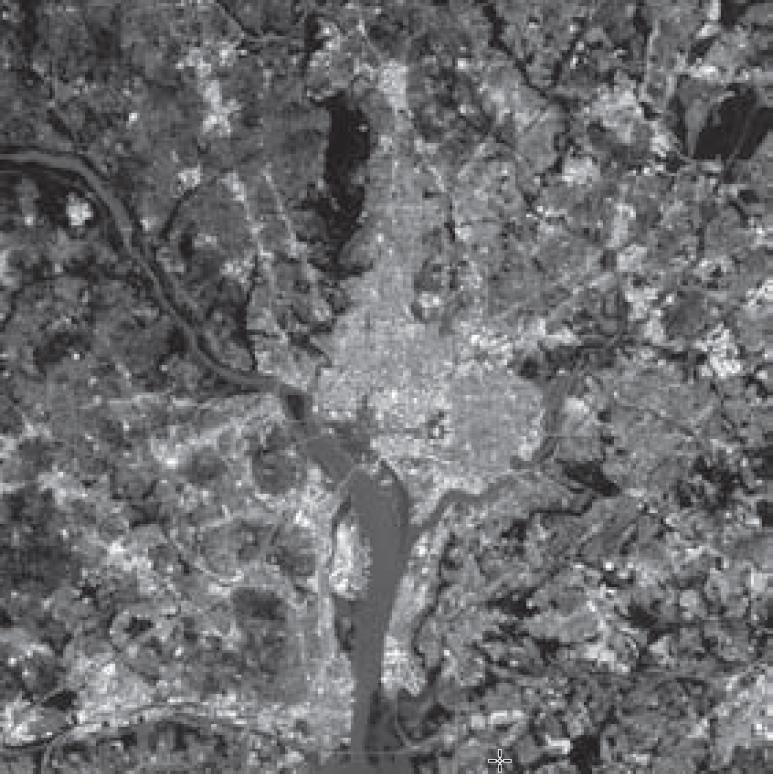
#> input picture 3.Image Reconstruction usin PCA/images/Red.jpg, 773 x 774 px; the run also reads 3 pictures not shown here
$ jupyter execute Apply_PCA.ipynb
#> lines starting #> are read from the running program, lines starting #| are printed output that depends on the picture; long printed decimals are rounded
[cell 1]
# libraries
import cv2
import numpy as np
import matplotlib.pyplot as plt
from sklearn.decomposition import PCA

[cell 2]
# read images
Red = cv2.imread('images/Red.jpg',0)
#> Red: shape (774, 773); min 23, max 255, mean 108.7
Green = cv2.imread('images/Green.jpg',0)
#> Green: shape (774, 773); min 31, max 255, mean 110.3
Blue = cv2.imread('images/Blue.jpg',0)
#> Blue: shape (774, 773); min 31, max 255, mean 108.3
Near = cv2.imread('images/Near.jpg',0)
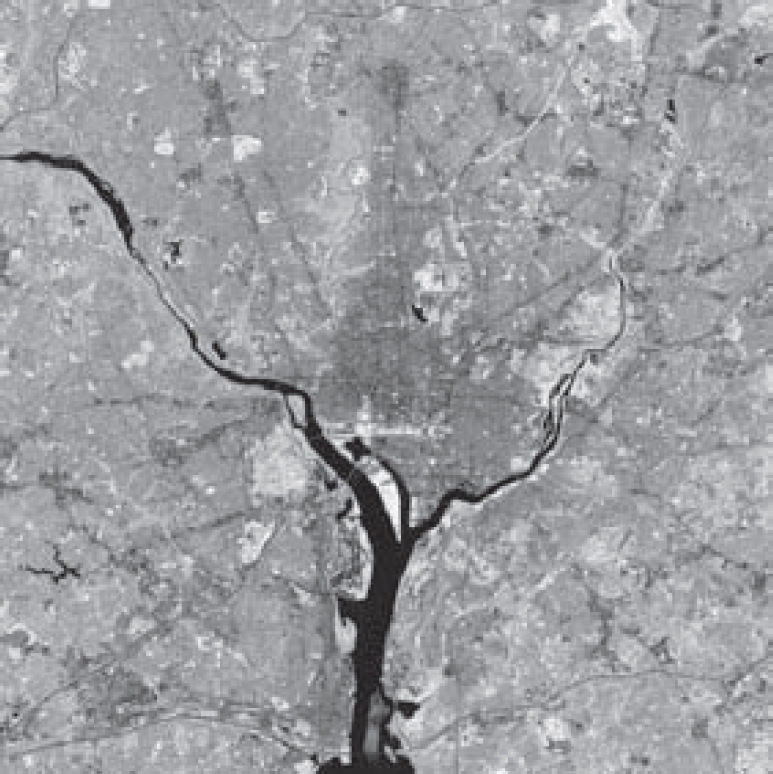
#> input picture 3.Image Reconstruction usin PCA/images/Near.jpg, 773 x 774 px
#> Near: shape (774, 773); min 31, max 255, mean 157.4
Middle = cv2.imread('images/Middle.jpg',0)
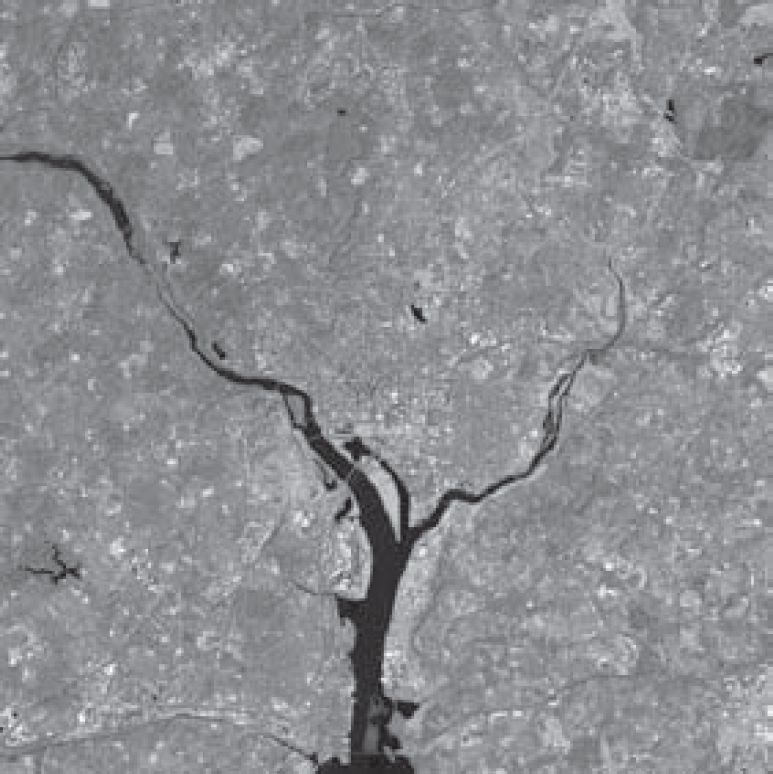
#> input picture 3.Image Reconstruction usin PCA/images/Middle.jpg, 773 x 774 px
#> Middle: shape (774, 773); min 31, max 255, mean 142.2
Thermal = cv2.imread('images/thermal.jpg',0)
#> Thermal: shape (774, 773); min 31, max 255, mean 109.8

[cell 3]
# compress images
img_compressed = (np.dstack((Red, Green, Blue, Near, Middle, Thermal))).astype(np.uint8)
img_compressed_orginal = img_compressed.copy()

[cell 4]
# reshape images (convert 3D array to 2D array)
img_compressed = img_compressed.reshape((774*773,6))

[cell 5]
# get all Eigenvalues from a pca
pca = PCA(n_components = 6)
pca.fit_transform(img_compressed)

Eigenvalues = pca.explained_variance_

print(Eigenvalues)

[cell 6]
# create PCA, apply transforms, invert transforms
pca = PCA(n_components = 3)

compressed_transformed = pca.fit_transform(img_compressed)

compressed_invert = pca.inverse_transform(compressed_transformed)

[cell 7]
# reshape images (convert 2D array to 3D array)
compressed_invert = compressed_invert.reshape((774,773,6))

[cell 8]
# split images
R,G,B,N,M,T = cv2.split(compressed_invert)
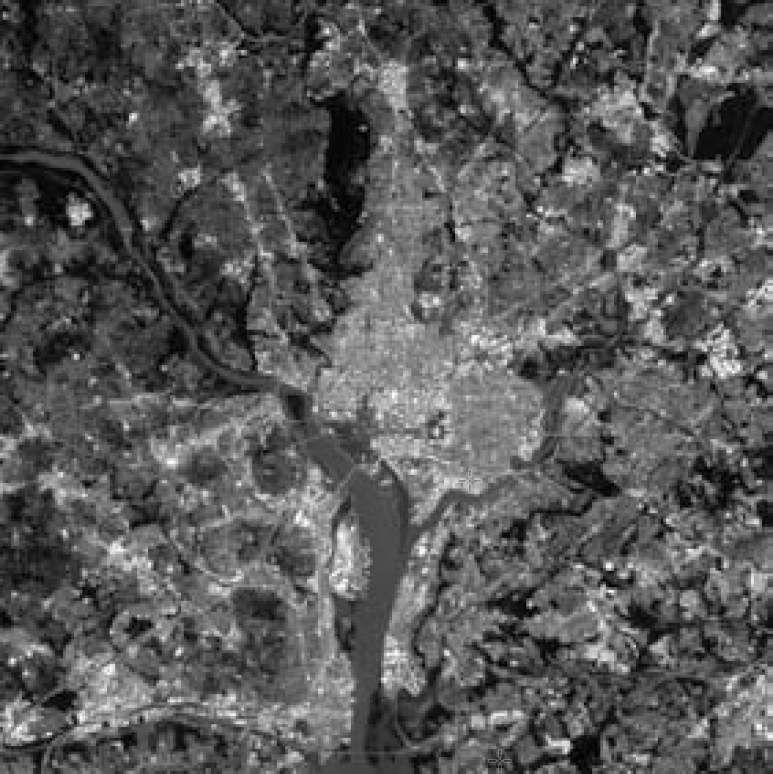
#> R: shape (774, 773) float64; min 29.79, max 257.1, mean 108.7; drawn with min black and max white
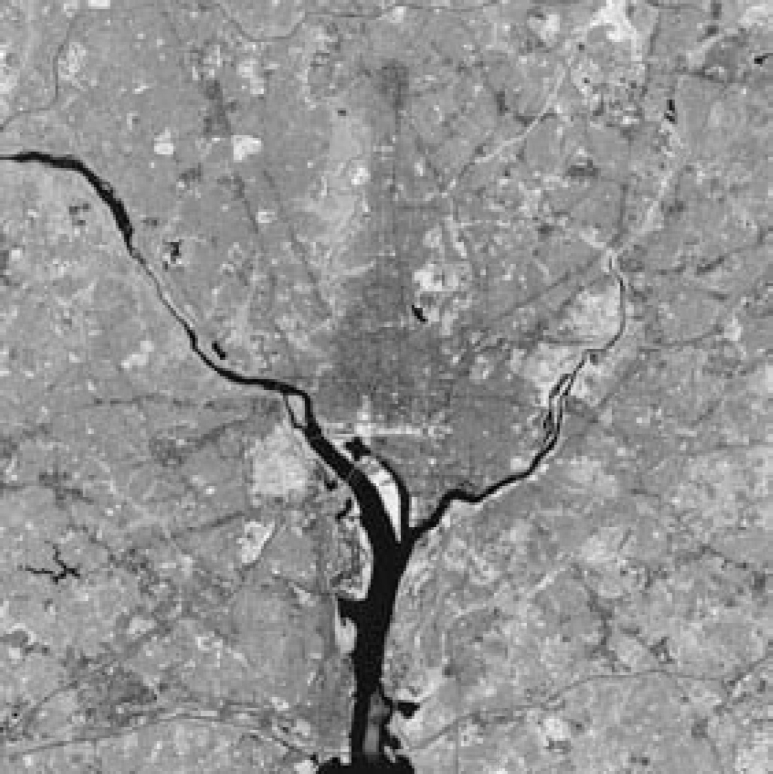
#> N: shape (774, 773) float64; min 22.71, max 255.6, mean 157.4; drawn with min black and max white

[cell 9]
# plot results
fig, axs = plt.subplots(3, 6, figsize = (20,10))

# remove the x and y ticks
plt.setp(plt.gcf().get_axes(), xticks=[], yticks=[]);

axs[0, 0].imshow(Red, cmap = 'gray')
axs[0, 1].imshow(Green, cmap = 'gray')
axs[0, 2].imshow(Blue, cmap = 'gray')
axs[0, 3].imshow(Near, cmap = 'gray')
axs[0, 4].imshow(Middle, cmap = 'gray')
axs[0, 5].imshow(Thermal, cmap = 'gray')

axs[1, 0].imshow(R, cmap = 'gray')
axs[1, 1].imshow(G, cmap = 'gray')
axs[1, 2].imshow(B, cmap = 'gray')
axs[1, 3].imshow(N, cmap = 'gray')
axs[1, 4].imshow(M, cmap = 'gray')
axs[1, 5].imshow(T, cmap = 'gray')

axs[2, 0].imshow(Red - R, cmap = 'gray')
axs[2, 1].imshow(Green - G, cmap = 'gray')
axs[2, 2].imshow(Blue - B, cmap = 'gray')
axs[2, 3].imshow(Near - N, cmap = 'gray')
axs[2, 4].imshow(Middle - M, cmap = 'gray')
axs[2, 5].imshow(Thermal - T, cmap = 'gray')

y1 = axs.flat[0]
y1.set(ylabel='Orginal');

y2 = axs.flat[6]
y2.set(ylabel='Transformed');

y3 = axs.flat[12]
y3.set(ylabel='Noise' , xlabel='Red');

x2 = axs.flat[13]
x2.set(xlabel='Green');

x3 = axs.flat[14]
x3.set(xlabel='Blue');

x4 = axs.flat[15]
x4.set(xlabel='Near');

x5 = axs.flat[16]
x5.set(xlabel='Middle');

x6 = axs.flat[17]
x6.set(xlabel='Thermal');
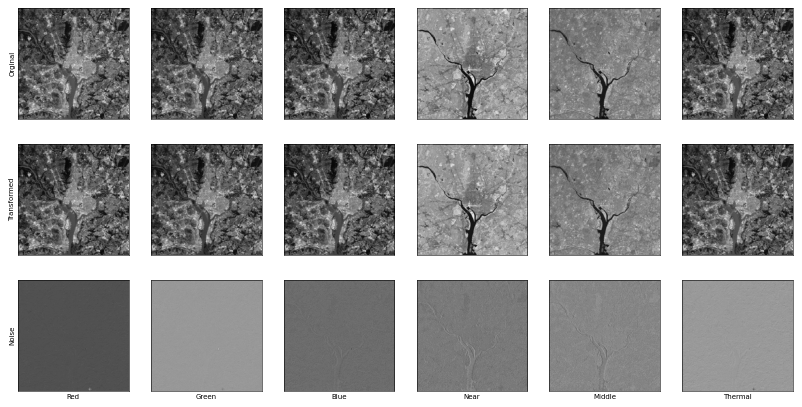
#> figure drawn by matplotlib, 18 panels

[cell 10]
components = pca.components_

for row in components:
    print(row)

[cell 11]
pca.explained_variance_

[cell 12]
pca.explained_variance_ratio_

[cell 13]
Covariace_mat = pca.get_covariance()

for row in Covariace_mat:
    for col in row:
        print("%.2f" % col , end='\t\t')
    print()

[cell 14]
# mse
R_mse = ((Red - R)**2).mean()
#> R_mse = 7.14
G_mse = ((Green -G)**2).mean()
#> G_mse = 7.88
B_mse = ((Blue - B)**2).mean()
#> B_mse = 0.745
N_mse = ((Near - N)**2).mean()
#> N_mse = 7.2
M_mse = ((Middle - M)**2).mean()
#> M_mse = 15.25
T_mse = ((Thermal - T)**2).mean()
#> T_mse = 8.3

whole_MSE = ((img_compressed_orginal - compressed_invert)**2).mean()
#> whole_MSE = 7.75

print(f"Red picture MSE: {R_mse}")
#| Red picture MSE: 7.137
print(f"Green picture MSE: {G_mse}")
#| Green picture MSE: 7.876
print(f"Blue picture MSE: {B_mse}")
#| Blue picture MSE: 0.745
print(f"Near picture MSE: {N_mse}")
#| Near picture MSE: 7.198
print(f"Middle picture MSE: {M_mse}")
#| Middle picture MSE: 15.248
print(f"Thermal picture MSE: {T_mse}")
#| Thermal picture MSE: 8.303
print(f"Whole picture MSE: {whole_MSE}")
#| Whole picture MSE: 7.751
print('\n\n')
print(f"Total MSE Error: {R_mse + G_mse + B_mse + N_mse + M_mse + T_mse}")
#| Total MSE Error: 46.507
print(f"sum of eigenvalues which wasn't use: {Eigenvalues[3:].sum()}")
